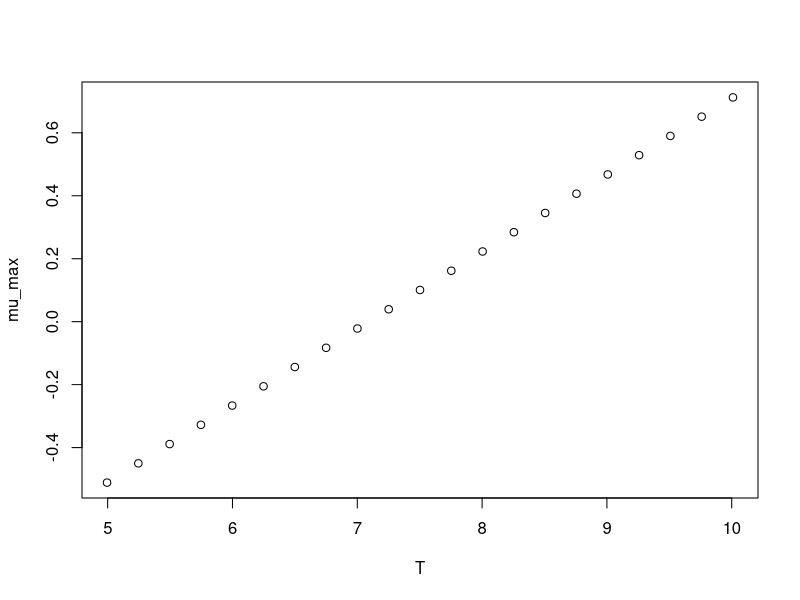

Write the R code that produced this figure.
#############################
# start of Parameter script
#############################
T <- seq(4.995004995005,10.01,length.out=21)
#############################
# end of Parameter script
#############################
############################# 
# start of Model script Gropin ID 1282 
#############################
 
# constant coefficients for this model
 
variables <- data.frame(T)
argumentsPar <- expand.grid(variables)
 
# heart of the model
response_surface <- function(T) {
   mumax <-0.244*T-1.73

return(mumax=mumax)
} 

# output parameters
mumax <- cbind(argumentsPar,response_surface(argumentsPar['T']))
colnames(mumax) <- c(colnames(argumentsPar),'mumax')
#############################
# End of Model script
#############################
############################# 
# start of Visualisation script Gropin ID 1282 
#############################
plot(T,mumax$mumax,
                          xlab='T',
                          ylab='mu_max')
#############################
# End of Visualisation script
#############################
